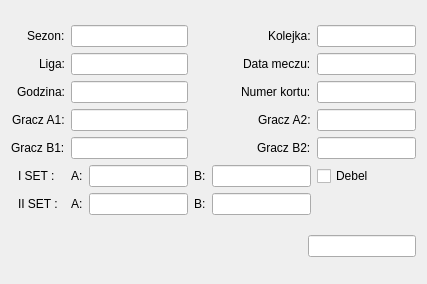
<?xml version="1.0" encoding="UTF-8"?>
<ui version="4.0">
 <class>ZawodnikMecz</class>
 <widget class="QDialog" name="ZawodnikMecz">
  <property name="geometry">
   <rect>
    <x>0</x>
    <y>0</y>
    <width>427</width>
    <height>284</height>
   </rect>
  </property>
  <property name="windowTitle">
   <string>Szczegóły meczu</string>
  </property>
  <layout class="QVBoxLayout" name="verticalLayout">
   <item>
    <layout class="QGridLayout" name="gridLayout">
     <property name="sizeConstraint">
      <enum>QLayout::SetDefaultConstraint</enum>
     </property>
     <item row="4" column="3" alignment="Qt::AlignRight">
      <widget class="QLabel" name="label_5">
       <property name="text">
        <string>Gracz B2:</string>
       </property>
      </widget>
     </item>
     <item row="6" column="4">
      <widget class="QCheckBox" name="debel_checkBox">
       <property name="text">
        <string>Debel</string>
       </property>
      </widget>
     </item>
     <item row="8" column="1" alignment="Qt::AlignHCenter">
      <widget class="QLabel" name="label_10">
       <property name="text">
        <string>II SET :</string>
       </property>
      </widget>
     </item>
     <item row="6" column="1" alignment="Qt::AlignHCenter">
      <widget class="QLabel" name="label_8">
       <property name="text">
        <string>I SET : </string>
       </property>
      </widget>
     </item>
     <item row="3" column="3" alignment="Qt::AlignRight">
      <widget class="QLabel" name="label_4">
       <property name="text">
        <string>Gracz A2:</string>
       </property>
      </widget>
     </item>
     <item row="3" column="2">
      <widget class="QLineEdit" name="lineEdit"/>
     </item>
     <item row="3" column="1" alignment="Qt::AlignRight">
      <widget class="QLabel" name="label_2">
       <property name="text">
        <string>Gracz A1:</string>
       </property>
      </widget>
     </item>
     <item row="4" column="1" alignment="Qt::AlignRight">
      <widget class="QLabel" name="label_3">
       <property name="text">
        <string>Gracz B1:</string>
       </property>
      </widget>
     </item>
     <item row="3" column="4">
      <widget class="QLineEdit" name="lineEdit_2"/>
     </item>
     <item row="4" column="4">
      <widget class="QLineEdit" name="lineEdit_4"/>
     </item>
     <item row="4" column="2">
      <widget class="QLineEdit" name="lineEdit_3"/>
     </item>
     <item row="8" column="2">
      <layout class="QHBoxLayout" name="horizontalLayout_4">
       <item>
        <widget class="QLabel" name="label_9">
         <property name="text">
          <string>A:</string>
         </property>
        </widget>
       </item>
       <item>
        <widget class="QLineEdit" name="lineEdit_8"/>
       </item>
      </layout>
     </item>
     <item row="8" column="3">
      <layout class="QHBoxLayout" name="horizontalLayout_5">
       <item>
        <widget class="QLabel" name="label_12">
         <property name="text">
          <string>B:</string>
         </property>
        </widget>
       </item>
       <item>
        <widget class="QLineEdit" name="lineEdit_10"/>
       </item>
      </layout>
     </item>
     <item row="6" column="2">
      <layout class="QHBoxLayout" name="horizontalLayout_2">
       <item>
        <widget class="QLabel" name="label_7">
         <property name="text">
          <string>A:</string>
         </property>
        </widget>
       </item>
       <item>
        <widget class="QLineEdit" name="lineEdit_7"/>
       </item>
      </layout>
     </item>
     <item row="6" column="3">
      <layout class="QHBoxLayout" name="horizontalLayout_3">
       <item>
        <widget class="QLabel" name="label_11">
         <property name="text">
          <string>B:</string>
         </property>
        </widget>
       </item>
       <item>
        <widget class="QLineEdit" name="lineEdit_9"/>
       </item>
      </layout>
     </item>
     <item row="2" column="3" alignment="Qt::AlignRight">
      <widget class="QLabel" name="label">
       <property name="text">
        <string>Numer kortu:</string>
       </property>
      </widget>
     </item>
     <item row="0" column="1" alignment="Qt::AlignRight">
      <widget class="QLabel" name="label_13">
       <property name="text">
        <string>Sezon:</string>
       </property>
      </widget>
     </item>
     <item row="0" column="2">
      <widget class="QLineEdit" name="lineEdit_11"/>
     </item>
     <item row="1" column="2">
      <widget class="QLineEdit" name="lineEdit_13"/>
     </item>
     <item row="1" column="3" alignment="Qt::AlignRight">
      <widget class="QLabel" name="label_16">
       <property name="text">
        <string>Data meczu:</string>
       </property>
      </widget>
     </item>
     <item row="1" column="4">
      <widget class="QLineEdit" name="lineEdit_14"/>
     </item>
     <item row="2" column="1" alignment="Qt::AlignRight">
      <widget class="QLabel" name="label_6">
       <property name="text">
        <string>Godzina:</string>
       </property>
      </widget>
     </item>
     <item row="2" column="4">
      <widget class="QLineEdit" name="lineEdit_5"/>
     </item>
     <item row="0" column="3" alignment="Qt::AlignRight">
      <widget class="QLabel" name="label_14">
       <property name="text">
        <string>Kolejka:</string>
       </property>
      </widget>
     </item>
     <item row="2" column="2">
      <widget class="QLineEdit" name="lineEdit_6"/>
     </item>
     <item row="0" column="4">
      <widget class="QLineEdit" name="lineEdit_12"/>
     </item>
     <item row="1" column="1" alignment="Qt::AlignRight">
      <widget class="QLabel" name="label_15">
       <property name="text">
        <string>Liga:</string>
       </property>
      </widget>
     </item>
    </layout>
   </item>
   <item>
    <layout class="QHBoxLayout" name="horizontalLayout">
     <item>
      <spacer name="horizontalSpacer">
       <property name="orientation">
        <enum>Qt::Horizontal</enum>
       </property>
       <property name="sizeHint" stdset="0">
        <size>
         <width>40</width>
         <height>20</height>
        </size>
       </property>
      </spacer>
     </item>
     <item>
      <spacer name="horizontalSpacer_3">
       <property name="orientation">
        <enum>Qt::Horizontal</enum>
       </property>
       <property name="sizeHint" stdset="0">
        <size>
         <width>40</width>
         <height>20</height>
        </size>
       </property>
      </spacer>
     </item>
     <item>
      <spacer name="horizontalSpacer_4">
       <property name="orientation">
        <enum>Qt::Horizontal</enum>
       </property>
       <property name="sizeHint" stdset="0">
        <size>
         <width>40</width>
         <height>20</height>
        </size>
       </property>
      </spacer>
     </item>
     <item>
      <widget class="QLineEdit" name="lineEdit_15"/>
     </item>
    </layout>
   </item>
  </layout>
 </widget>
 <resources/>
 <connections/>
</ui>
